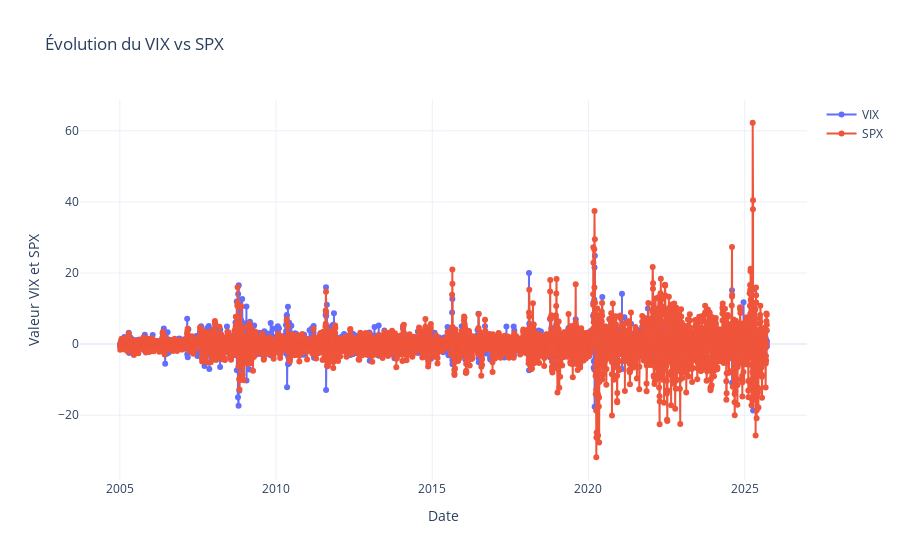

Notebook code cell kept with this figure:
### Code cell
fig = go.Figure()
fig.add_trace(
    go.Scatter(
        x=df_.index,
        y=df_["VIX"].diff(),
        mode="lines+markers",
        name="VIX"
    )
)
fig.add_trace(
    go.Scatter(
        x=df_.index,
        y=df_["SPX_Var"].diff(),
        mode="lines+markers",
        name="SPX"
    )
)

fig.update_layout(
    title="Évolution du VIX vs SPX",
    xaxis_title="Date",
    yaxis_title="Valeur VIX et SPX",
    template="plotly_white"
)

fig.show()

### Figure 1 — Plotly figure (JSON) as saved in the notebook; plotly's stock layout.template omitted (floating-point values rounded to 4 significant figures; data arrays with more than 128 entries replaced by an {"elided": "..."} marker saying what was removed)
{"data": [{"mode": "lines+markers", "name": "VIX", "type": "scatter", "x": {"elided": "5209 str values"}, "y": {"elided": "5209 float values"}}, {"mode": "lines+markers", "name": "SPX", "type": "scatter", "x": {"elided": "5209 str values"}, "y": {"elided": "5209 float values"}}], "layout": {"title": {"text": "Évolution du VIX vs SPX"}, "xaxis": {"title": {"text": "Date"}}, "yaxis": {"title": {"text": "Valeur VIX et SPX"}}}}
